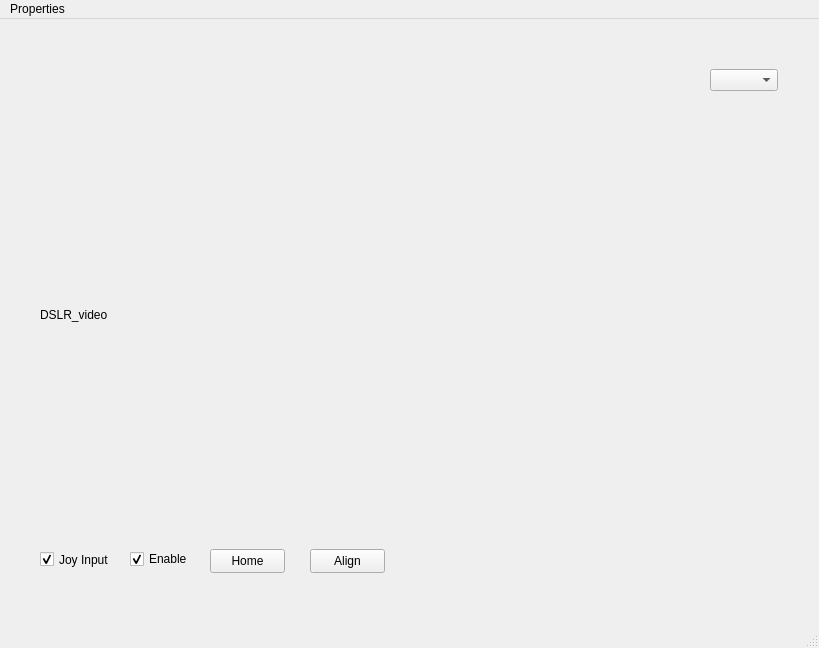
<?xml version="1.0" encoding="UTF-8"?>
<ui version="4.0">
 <class>MainWindow</class>
 <widget class="QMainWindow" name="MainWindow">
  <property name="geometry">
   <rect>
    <x>0</x>
    <y>0</y>
    <width>819</width>
    <height>648</height>
   </rect>
  </property>
  <property name="windowTitle">
   <string>MainWindow</string>
  </property>
  <widget class="QWidget" name="centralwidget">
   <widget class="QLabel" name="videoFrame">
    <property name="geometry">
     <rect>
      <x>40</x>
      <y>80</y>
      <width>741</width>
      <height>431</height>
     </rect>
    </property>
    <property name="text">
     <string>DSLR_video</string>
    </property>
   </widget>
   <widget class="QCheckBox" name="joyInputCheckBox">
    <property name="geometry">
     <rect>
      <x>40</x>
      <y>530</y>
      <width>81</width>
      <height>21</height>
     </rect>
    </property>
    <property name="text">
     <string>Joy Input</string>
    </property>
    <property name="iconSize">
     <size>
      <width>16</width>
      <height>16</height>
     </size>
    </property>
    <property name="checked">
     <bool>true</bool>
    </property>
   </widget>
   <widget class="QCheckBox" name="enableCheckBox">
    <property name="geometry">
     <rect>
      <x>130</x>
      <y>530</y>
      <width>75</width>
      <height>20</height>
     </rect>
    </property>
    <property name="text">
     <string>Enable</string>
    </property>
    <property name="checked">
     <bool>true</bool>
    </property>
   </widget>
   <widget class="QPushButton" name="homeButton">
    <property name="geometry">
     <rect>
      <x>210</x>
      <y>530</y>
      <width>75</width>
      <height>24</height>
     </rect>
    </property>
    <property name="text">
     <string>Home</string>
    </property>
   </widget>
   <widget class="QPushButton" name="alignButton">
    <property name="geometry">
     <rect>
      <x>310</x>
      <y>530</y>
      <width>75</width>
      <height>24</height>
     </rect>
    </property>
    <property name="text">
     <string>Align</string>
    </property>
   </widget>
   <widget class="QComboBox" name="moveFactor">
    <property name="geometry">
     <rect>
      <x>710</x>
      <y>50</y>
      <width>68</width>
      <height>22</height>
     </rect>
    </property>
   </widget>
  </widget>
  <widget class="QMenuBar" name="menubar">
   <property name="geometry">
    <rect>
     <x>0</x>
     <y>0</y>
     <width>819</width>
     <height>22</height>
    </rect>
   </property>
   <widget class="QMenu" name="menuProperties">
    <property name="title">
     <string>Properties</string>
    </property>
    <addaction name="actionChange_camera"/>
    <addaction name="actionIP_Config"/>
   </widget>
   <addaction name="menuProperties"/>
  </widget>
  <widget class="QStatusBar" name="statusbar"/>
  <action name="actionChange_camera">
   <property name="text">
    <string>Change camera</string>
   </property>
  </action>
  <action name="actionIP_Config">
   <property name="text">
    <string>IP Config</string>
   </property>
  </action>
 </widget>
 <resources/>
 <connections/>
</ui>
